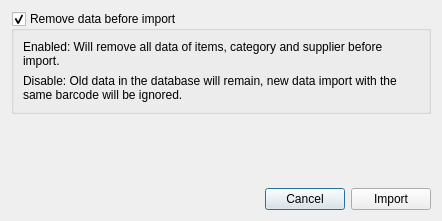
<?xml version="1.0" encoding="UTF-8"?>
<ui version="4.0">
 <class>ImportItemDialog</class>
 <widget class="QDialog" name="ImportItemDialog">
  <property name="windowModality">
   <enum>Qt::WindowModal</enum>
  </property>
  <property name="geometry">
   <rect>
    <x>0</x>
    <y>0</y>
    <width>442</width>
    <height>221</height>
   </rect>
  </property>
  <property name="windowTitle">
   <string>Import item</string>
  </property>
  <layout class="QVBoxLayout" name="verticalLayout_2">
   <item>
    <widget class="QGroupBox" name="groupBox">
     <property name="title">
      <string>Remove data before import</string>
     </property>
     <property name="checkable">
      <bool>true</bool>
     </property>
     <layout class="QVBoxLayout" name="verticalLayout">
      <item>
       <widget class="QLabel" name="label">
        <property name="text">
         <string>Enabled: Will remove all data of items, category and supplier before import.</string>
        </property>
        <property name="wordWrap">
         <bool>true</bool>
        </property>
       </widget>
      </item>
      <item>
       <widget class="QLabel" name="label_2">
        <property name="text">
         <string>Disable: Old data in the database will remain, new data import with the same barcode will be ignored.</string>
        </property>
        <property name="wordWrap">
         <bool>true</bool>
        </property>
       </widget>
      </item>
     </layout>
    </widget>
   </item>
   <item>
    <spacer name="verticalSpacer">
     <property name="orientation">
      <enum>Qt::Vertical</enum>
     </property>
     <property name="sizeHint" stdset="0">
      <size>
       <width>20</width>
       <height>40</height>
      </size>
     </property>
    </spacer>
   </item>
   <item>
    <layout class="QHBoxLayout" name="horizontalLayout">
     <item>
      <spacer name="horizontalSpacer">
       <property name="orientation">
        <enum>Qt::Horizontal</enum>
       </property>
       <property name="sizeHint" stdset="0">
        <size>
         <width>40</width>
         <height>20</height>
        </size>
       </property>
      </spacer>
     </item>
     <item>
      <widget class="QPushButton" name="pushCancel">
       <property name="text">
        <string>Cancel</string>
       </property>
      </widget>
     </item>
     <item>
      <widget class="QPushButton" name="pushImport">
       <property name="text">
        <string>Import</string>
       </property>
      </widget>
     </item>
    </layout>
   </item>
  </layout>
 </widget>
 <resources/>
 <connections>
  <connection>
   <sender>pushCancel</sender>
   <signal>clicked()</signal>
   <receiver>ImportItemDialog</receiver>
   <slot>reject()</slot>
   <hints>
    <hint type="sourcelabel">
     <x>305</x>
     <y>178</y>
    </hint>
    <hint type="destinationlabel">
     <x>220</x>
     <y>100</y>
    </hint>
   </hints>
  </connection>
 </connections>
</ui>
